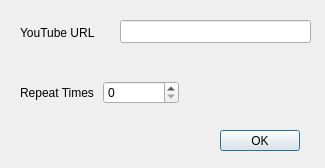
<?xml version="1.0" encoding="UTF-8"?>
<ui version="4.0">
 <class>Dialog</class>
 <widget class="QDialog" name="Dialog">
  <property name="geometry">
   <rect>
    <x>0</x>
    <y>0</y>
    <width>325</width>
    <height>168</height>
   </rect>
  </property>
  <property name="windowTitle">
   <string>Dialog</string>
  </property>
  <widget class="QPushButton" name="okButton">
   <property name="geometry">
    <rect>
     <x>220</x>
     <y>130</y>
     <width>80</width>
     <height>21</height>
    </rect>
   </property>
   <property name="cursor">
    <cursorShape>PointingHandCursor</cursorShape>
   </property>
   <property name="text">
    <string>OK</string>
   </property>
  </widget>
  <widget class="QLineEdit" name="lineEdit">
   <property name="geometry">
    <rect>
     <x>120</x>
     <y>20</y>
     <width>191</width>
     <height>23</height>
    </rect>
   </property>
  </widget>
  <widget class="QWidget" name="">
   <property name="geometry">
    <rect>
     <x>20</x>
     <y>80</y>
     <width>159</width>
     <height>26</height>
    </rect>
   </property>
   <layout class="QHBoxLayout" name="horizontalLayout_2">
    <item>
     <widget class="QLabel" name="label">
      <property name="styleSheet">
       <string notr="true">font: 9pt &quot;Sans Serif&quot;;
</string>
      </property>
      <property name="text">
       <string>Repeat Times</string>
      </property>
     </widget>
    </item>
    <item>
     <widget class="QSpinBox" name="spinBox"/>
    </item>
   </layout>
  </widget>
  <widget class="QWidget" name="">
   <property name="geometry">
    <rect>
     <x>20</x>
     <y>20</y>
     <width>217</width>
     <height>25</height>
    </rect>
   </property>
   <layout class="QHBoxLayout" name="horizontalLayout_3">
    <item>
     <widget class="QLabel" name="label_2">
      <property name="text">
       <string>YouTube URL </string>
      </property>
     </widget>
    </item>
   </layout>
  </widget>
 </widget>
 <tabstops>
  <tabstop>spinBox</tabstop>
  <tabstop>okButton</tabstop>
 </tabstops>
 <resources/>
 <connections>
  <connection>
   <sender>okButton</sender>
   <signal>clicked(bool)</signal>
   <receiver>Dialog</receiver>
   <slot>reject()</slot>
   <hints>
    <hint type="sourcelabel">
     <x>251</x>
     <y>132</y>
    </hint>
    <hint type="destinationlabel">
     <x>179</x>
     <y>23</y>
    </hint>
   </hints>
  </connection>
 </connections>
</ui>
